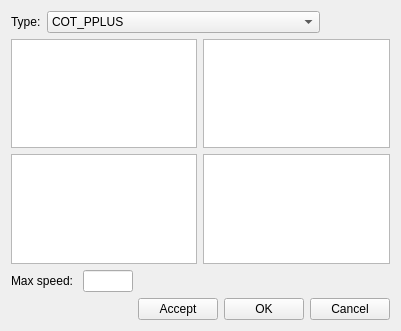
<?xml version="1.0" encoding="UTF-8"?>
<ui version="4.0">
 <class>ControlerWidget</class>
 <widget class="QWidget" name="ControlerWidget">
  <property name="geometry">
   <rect>
    <x>0</x>
    <y>0</y>
    <width>401</width>
    <height>331</height>
   </rect>
  </property>
  <property name="windowTitle">
   <string>Form</string>
  </property>
  <layout class="QVBoxLayout" name="verticalLayout">
   <item>
    <layout class="QHBoxLayout" name="horizontalLayout_3">
     <item>
      <widget class="QLabel" name="label">
       <property name="text">
        <string>Type:</string>
       </property>
      </widget>
     </item>
     <item>
      <widget class="QComboBox" name="comboBox">
       <item>
        <property name="text">
         <string>COT_PPLUS</string>
        </property>
       </item>
       <item>
        <property name="text">
         <string>COT_PD</string>
        </property>
       </item>
       <item>
        <property name="text">
         <string>COT_OPERATIONAL_SPACE_SPEC_PATH</string>
        </property>
       </item>
       <item>
        <property name="text">
         <string>COT_OPERATIONAL_SPACE_NO_PATH</string>
        </property>
       </item>
      </widget>
     </item>
     <item>
      <spacer name="horizontalSpacer">
       <property name="orientation">
        <enum>Qt::Horizontal</enum>
       </property>
       <property name="sizeHint" stdset="0">
        <size>
         <width>40</width>
         <height>20</height>
        </size>
       </property>
      </spacer>
     </item>
    </layout>
   </item>
   <item>
    <layout class="QHBoxLayout" name="horizontalLayout">
     <item>
      <widget class="QTableWidget" name="tableWidget"/>
     </item>
     <item>
      <spacer name="horizontalSpacer_4">
       <property name="orientation">
        <enum>Qt::Horizontal</enum>
       </property>
       <property name="sizeHint" stdset="0">
        <size>
         <width>40</width>
         <height>20</height>
        </size>
       </property>
      </spacer>
     </item>
     <item>
      <widget class="QTableWidget" name="tableWidget_2"/>
     </item>
     <item>
      <spacer name="horizontalSpacer_3">
       <property name="orientation">
        <enum>Qt::Horizontal</enum>
       </property>
       <property name="sizeHint" stdset="0">
        <size>
         <width>40</width>
         <height>20</height>
        </size>
       </property>
      </spacer>
     </item>
    </layout>
   </item>
   <item>
    <layout class="QHBoxLayout" name="horizontalLayout_4">
     <item>
      <widget class="QTableWidget" name="tableWidget_Kf"/>
     </item>
     <item>
      <spacer name="horizontalSpacer_5">
       <property name="orientation">
        <enum>Qt::Horizontal</enum>
       </property>
       <property name="sizeHint" stdset="0">
        <size>
         <width>40</width>
         <height>20</height>
        </size>
       </property>
      </spacer>
     </item>
     <item>
      <widget class="QTableWidget" name="tableWidget_Kvf"/>
     </item>
     <item>
      <spacer name="horizontalSpacer_6">
       <property name="orientation">
        <enum>Qt::Horizontal</enum>
       </property>
       <property name="sizeHint" stdset="0">
        <size>
         <width>40</width>
         <height>20</height>
        </size>
       </property>
      </spacer>
     </item>
    </layout>
   </item>
   <item>
    <layout class="QHBoxLayout" name="horizontalLayout_5">
     <item>
      <widget class="QLabel" name="label_MaxSpeed">
       <property name="text">
        <string>Max speed: </string>
       </property>
      </widget>
     </item>
     <item>
      <widget class="QLineEdit" name="lineEdit_MaxSpeed">
       <property name="maximumSize">
        <size>
         <width>50</width>
         <height>100</height>
        </size>
       </property>
      </widget>
     </item>
     <item>
      <spacer name="horizontalSpacer_7">
       <property name="orientation">
        <enum>Qt::Horizontal</enum>
       </property>
       <property name="sizeHint" stdset="0">
        <size>
         <width>40</width>
         <height>20</height>
        </size>
       </property>
      </spacer>
     </item>
    </layout>
   </item>
   <item>
    <layout class="QHBoxLayout" name="horizontalLayout_2">
     <item>
      <spacer name="horizontalSpacer_2">
       <property name="orientation">
        <enum>Qt::Horizontal</enum>
       </property>
       <property name="sizeHint" stdset="0">
        <size>
         <width>40</width>
         <height>20</height>
        </size>
       </property>
      </spacer>
     </item>
     <item>
      <widget class="QPushButton" name="pushButton">
       <property name="text">
        <string>Accept</string>
       </property>
      </widget>
     </item>
     <item>
      <widget class="QPushButton" name="pushButton_2">
       <property name="text">
        <string>OK</string>
       </property>
      </widget>
     </item>
     <item>
      <widget class="QPushButton" name="pushButton_3">
       <property name="text">
        <string>Cancel</string>
       </property>
      </widget>
     </item>
    </layout>
   </item>
  </layout>
 </widget>
 <resources/>
 <connections/>
</ui>
